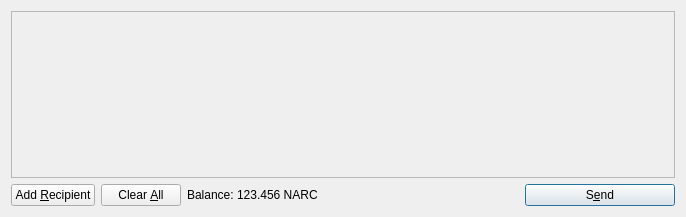
<?xml version="1.0" encoding="UTF-8"?>
<ui version="4.0">
 <class>SendCoinsDialog</class>
 <widget class="QDialog" name="SendCoinsDialog">
  <property name="geometry">
   <rect>
    <x>0</x>
    <y>0</y>
    <width>686</width>
    <height>217</height>
   </rect>
  </property>
  <property name="windowTitle">
   <string>Send Coins</string>
  </property>
  <layout class="QVBoxLayout" name="verticalLayout">
   <item>
    <widget class="QScrollArea" name="scrollArea">
     <property name="widgetResizable">
      <bool>true</bool>
     </property>
     <widget class="QWidget" name="scrollAreaWidgetContents">
      <property name="geometry">
       <rect>
        <x>0</x>
        <y>0</y>
        <width>666</width>
        <height>165</height>
       </rect>
      </property>
      <layout class="QVBoxLayout" name="verticalLayout_2">
       <property name="margin">
        <number>0</number>
       </property>
       <item>
        <layout class="QVBoxLayout" name="entries">
         <property name="spacing">
          <number>6</number>
         </property>
        </layout>
       </item>
       <item>
        <spacer name="verticalSpacer">
         <property name="orientation">
          <enum>Qt::Vertical</enum>
         </property>
         <property name="sizeHint" stdset="0">
          <size>
           <width>20</width>
           <height>40</height>
          </size>
         </property>
        </spacer>
       </item>
      </layout>
     </widget>
    </widget>
   </item>
   <item>
    <layout class="QHBoxLayout" name="horizontalLayout">
     <item>
      <widget class="QPushButton" name="addButton">
       <property name="toolTip">
        <string>Send to multiple recipients at once</string>
       </property>
       <property name="text">
        <string>Add &amp;Recipient</string>
       </property>
       <property name="icon">
        <iconset resource="../bitcoin.qrc">
         <normaloff>:/icons/add</normaloff>:/icons/add</iconset>
       </property>
       <property name="autoDefault">
        <bool>false</bool>
       </property>
      </widget>
     </item>
     <item>
      <widget class="QPushButton" name="clearButton">
       <property name="sizePolicy">
        <sizepolicy hsizetype="Minimum" vsizetype="Fixed">
         <horstretch>0</horstretch>
         <verstretch>0</verstretch>
        </sizepolicy>
       </property>
       <property name="toolTip">
        <string>Remove all transaction fields</string>
       </property>
       <property name="text">
        <string>Clear &amp;All</string>
       </property>
       <property name="icon">
        <iconset resource="../bitcoin.qrc">
         <normaloff>:/icons/remove</normaloff>:/icons/remove</iconset>
       </property>
       <property name="autoRepeatDelay">
        <number>300</number>
       </property>
       <property name="autoDefault">
        <bool>false</bool>
       </property>
      </widget>
     </item>
     <item>
      <layout class="QHBoxLayout" name="horizontalLayout_2">
       <property name="spacing">
        <number>3</number>
       </property>
       <item>
        <widget class="QLabel" name="label">
         <property name="text">
          <string>Balance:</string>
         </property>
        </widget>
       </item>
       <item>
        <widget class="QLabel" name="labelBalance">
         <property name="cursor">
          <cursorShape>IBeamCursor</cursorShape>
         </property>
         <property name="text">
          <string>123.456 NARC</string>
         </property>
         <property name="textInteractionFlags">
          <set>Qt::LinksAccessibleByMouse|Qt::TextSelectableByKeyboard|Qt::TextSelectableByMouse</set>
         </property>
        </widget>
       </item>
      </layout>
     </item>
     <item>
      <spacer name="horizontalSpacer">
       <property name="orientation">
        <enum>Qt::Horizontal</enum>
       </property>
       <property name="sizeHint" stdset="0">
        <size>
         <width>40</width>
         <height>20</height>
        </size>
       </property>
      </spacer>
     </item>
     <item>
      <widget class="QPushButton" name="sendButton">
       <property name="minimumSize">
        <size>
         <width>150</width>
         <height>0</height>
        </size>
       </property>
       <property name="toolTip">
        <string>Confirm the send action</string>
       </property>
       <property name="text">
        <string>S&amp;end</string>
       </property>
       <property name="icon">
        <iconset resource="../bitcoin.qrc">
         <normaloff>:/icons/send</normaloff>:/icons/send</iconset>
       </property>
       <property name="default">
        <bool>true</bool>
       </property>
      </widget>
     </item>
    </layout>
   </item>
  </layout>
 </widget>
 <resources>
  <include location="../bitcoin.qrc"/>
 </resources>
 <connections/>
</ui>
